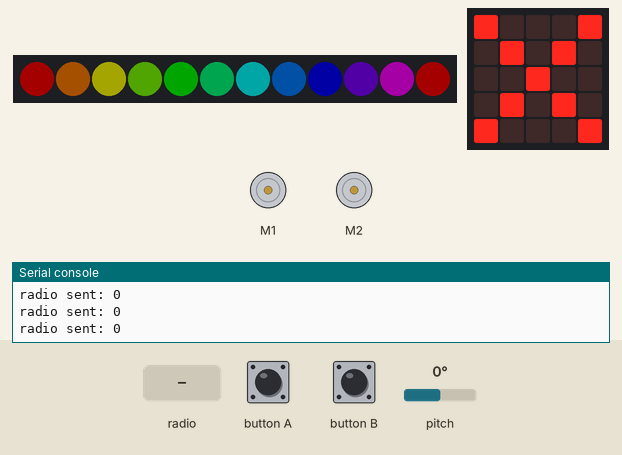
Recording of a program running on a simulated BBC micro:bit (MakeCode). Parts: 12 RGB LEDs in strip order, left to right, the board's 5×5 LED display, 2 × DC motor (green arrow = forward, orange = backward, longer = faster), the last lines printed to the serial console. Inputs (shaded band) come from the test bench; at power-on: pitch 0°. Dim RGB values are drawn brighter than linear; no radio messages arrive unless stated (any console line starting 'radio sent:' is added by the test bench).

Above: at 1.9 s.
2.0 s: pitch set to -23°
3.5 s: pitch set to -27°
At 4.7 s:
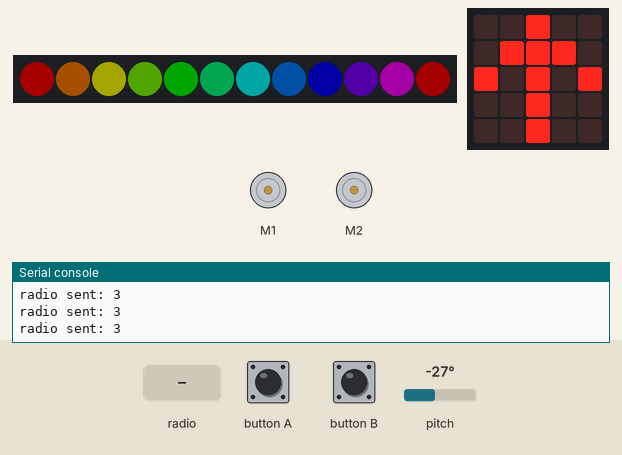
5.0 s: button A pressed for 0.15 s
At 5.08 s:
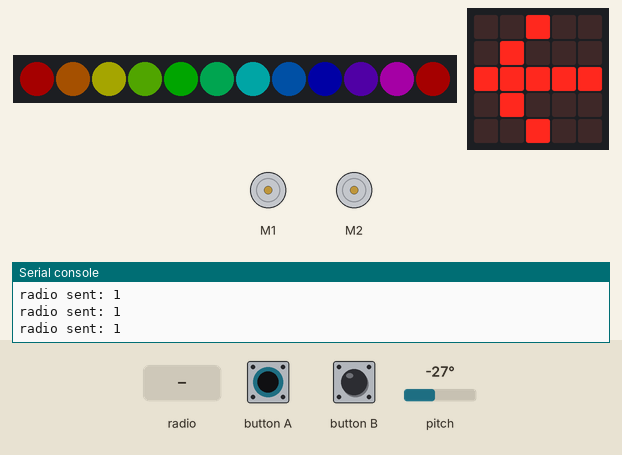
6.6 s: button B pressed for 0.15 s
At 6.68 s:
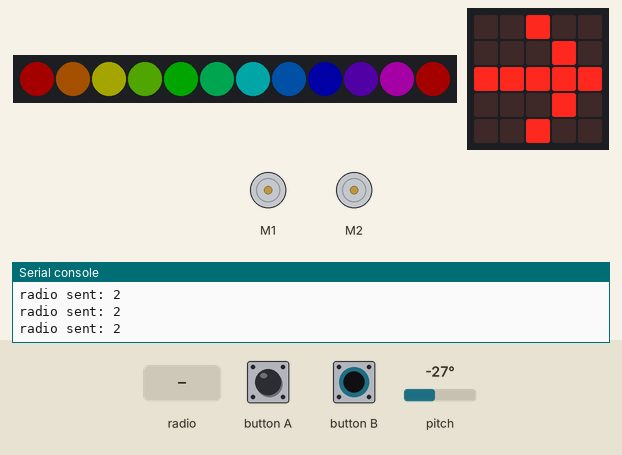
8.2 s: pitch set to 90°
At 8.5 s:
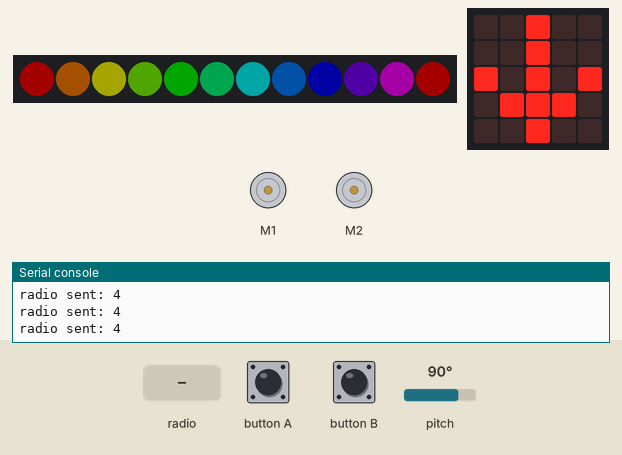
9.7 s: radio message "1" arrives
At 10.4 s:
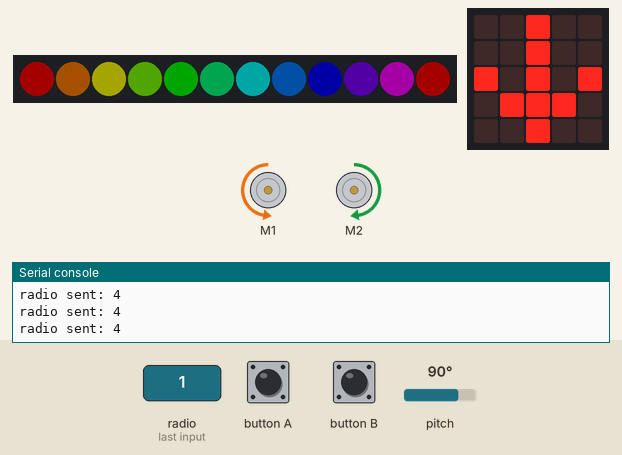
Timing chart, 0 to 12.2 s (numbered marks = the images above; inputs shaded):
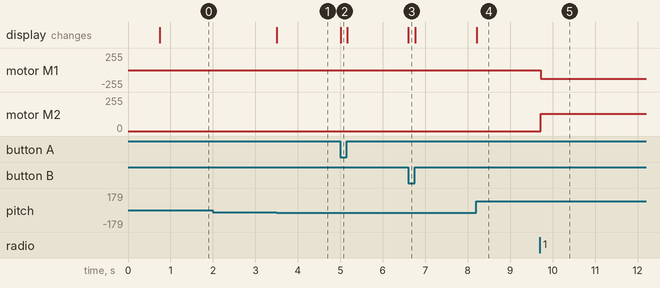

The program:

main.ts
```typescript
radio.onReceivedNumber(function (receivedNumber) {
    if (receivedNumber == 1) {
        bitbot.rotate(BBRobotDirection.Left, fart / 2)
    } else if (receivedNumber == 2) {
        bitbot.rotate(BBRobotDirection.Right, fart / 2)
    } else if (receivedNumber == 3) {
        bitbot.go(BBDirection.Forward, fart)
    } else if (receivedNumber == 4) {
        bitbot.go(BBDirection.Reverse, fart)
    } else {
        bitbot.go(BBDirection.Forward, 0)
    }
})
let fart = 0
bitbot.ledRainbow(true, BBArms.Both)
let radioGruppe = 1
fart = 100
radio.setTransmitPower(7)
radio.setGroup(radioGruppe)
basic.showNumber(radioGruppe)
basic.clearScreen()
basic.forever(function () {
    if (input.buttonIsPressed(Button.A)) {
        radio.sendNumber(1)
        basic.showLeds(`
            . . # . .
            . # . . .
            # # # # #
            . # . . .
            . . # . .
            `,0)
    } else if (input.buttonIsPressed(Button.B)) {
        radio.sendNumber(2)
        basic.showLeds(`
            . . # . .
            . . . # .
            # # # # #
            . . . # .
            . . # . .
            `,0)
    } else if (input.rotation(Rotation.Pitch) < -25) {
        radio.sendNumber(3)
        basic.showLeds(`
            . . # . .
            . # # # .
            # . # . #
            . . # . .
            . . # . .
            `,0)
    } else if (input.rotation(Rotation.Pitch) > 25) {
        radio.sendNumber(4)
        basic.showLeds(`
            . . # . .
            . . # . .
            # . # . #
            . # # # .
            . . # . .
            `,0)
    } else {
        radio.sendNumber(0)
        basic.showLeds(`
            # . . . #
            . # . # .
            . . # . .
            . # . # .
            # . . . #
            `,0)
    }
})
```

test.ts
```typescript
// testene settes inn her; disse vil ikke kompilert så lenge denne pakken blir brukt som en utvidelse.
```

Measured:
- the behaviour switches between -25 and -26° on pitch (found by bisection; images 0 and 1)
- after the input at 3.5 s, the display: changes at once (image 1)
- after the input at 5.0 s, the display: changes at once (image 2)
- after the input at 6.6 s, the display: changes at once (image 3)
- after the input at 8.2 s, the display: changes at once (image 4)
- after the input at 9.7 s, motor M1: stopped → backward 128/255 at once; motor M2: stopped → forward 128/255 at once
